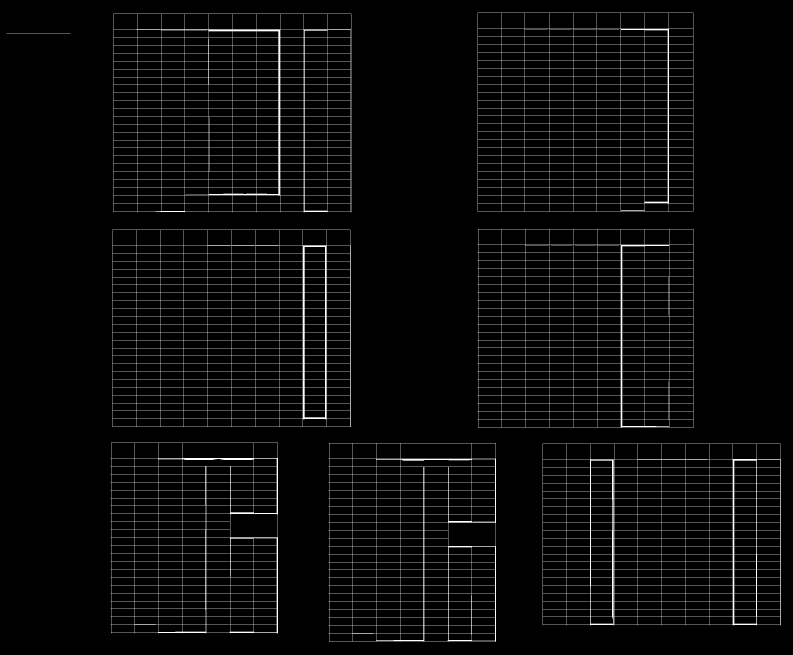
#> input picture 11.jpg, 2379 x 1963 px, given in place of b8c887b9828d46cfa9160edf02c0373c.jpg, which was not available (shown at 1/3 size)
$ python run.py
#> lines starting #> are read from the running program, lines starting #| are printed output that depends on the picture; after the words box and inside, x2 and y2 are one past the last pixel; in counts of white or black regions, pixels touching at a corner belong together; pictures that were not available may be replaced by others from this repository, and a replacement may not be noted
### openCVs/biaoge/er_zhihua.py
import cv2


def er_zhi(img_path):
    image = cv2.imread(img_path, 1)
#> image is the input picture: shape (1963, 2379, 3); min 0, max 255, mean 10

    # 二值化
    gray = cv2.cvtColor(image, cv2.COLOR_BGR2GRAY)
    binary = cv2.adaptiveThreshold(
        ~gray, 255, cv2.ADAPTIVE_THRESH_GAUSSIAN_C, cv2.THRESH_BINARY, 5,-1)
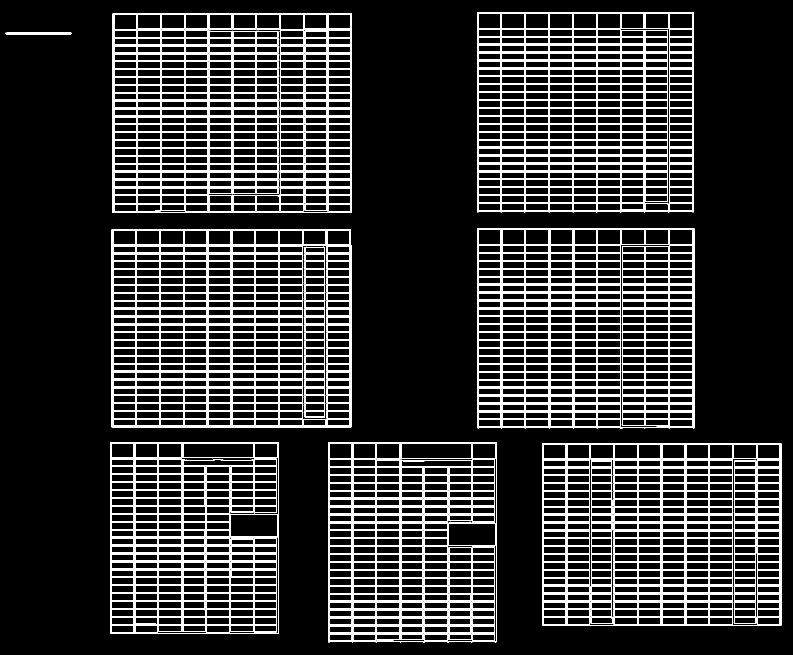
#> binary: shape (1963, 2379) (shown at 1/3 size); 11.9% white in thin lines or dots
    rows, cols = binary.shape
#> rows = 1963; cols = 2379
    scale = 40
    # 识别横线
    kernel = cv2.getStructuringElement(cv2.MORPH_RECT, (cols//scale, 1))
    eroded = cv2.erode(binary, kernel, iterations=1)
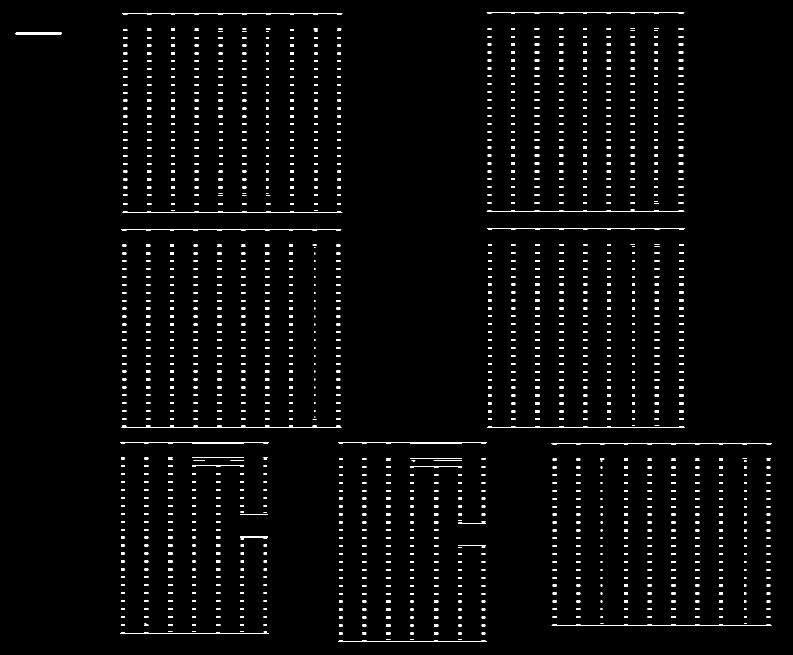
#> eroded: shape (1963, 2379) (shown at 1/3 size); 1.8% white in thin lines or dots
    dilatedcol = cv2.dilate(eroded, kernel, iterations=1)
#> dilatedcol: shape (1963, 2379); 9.1% white in thin lines or dots
    # 识别竖线
    scale = 20
    kernel = cv2.getStructuringElement(cv2.MORPH_RECT, (1, rows//scale))
#> kernel = 98 values from 1 to 1
    eroded1 = cv2.erode(binary, kernel, iterations=1)
#> eroded1: shape (1963, 2379); 0.26% white in thin lines or dots, all inside (x1, y1, x2, y2) = (331, 85, 2344, 1879)
    dilatedrow = cv2.dilate(eroded1, kernel, iterations=1)
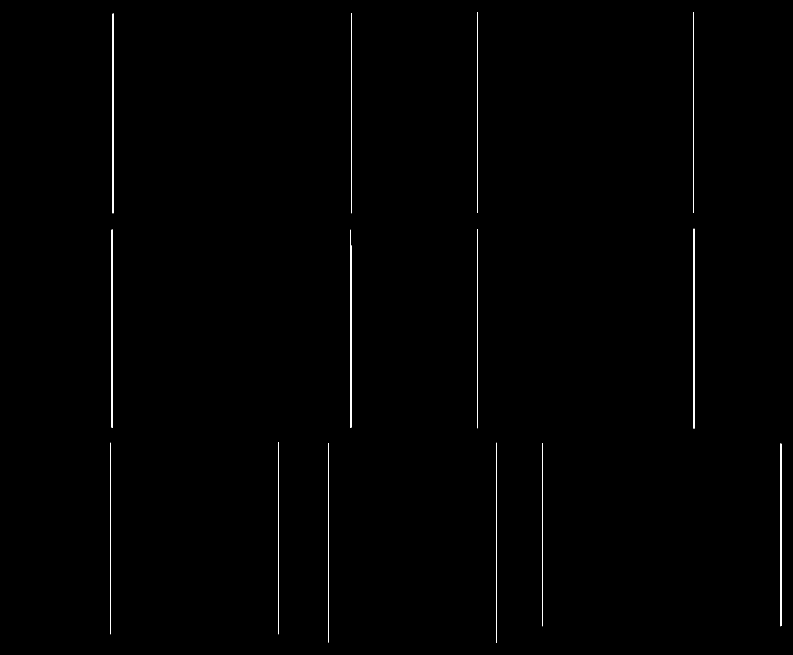
#> dilatedrow: shape (1963, 2379) (shown at 1/3 size); 0.31% white in thin lines or dots, all inside (x1, y1, x2, y2) = (331, 37, 2344, 1928)
    # 标识表格
    merge = cv2.add(dilatedcol, dilatedrow)
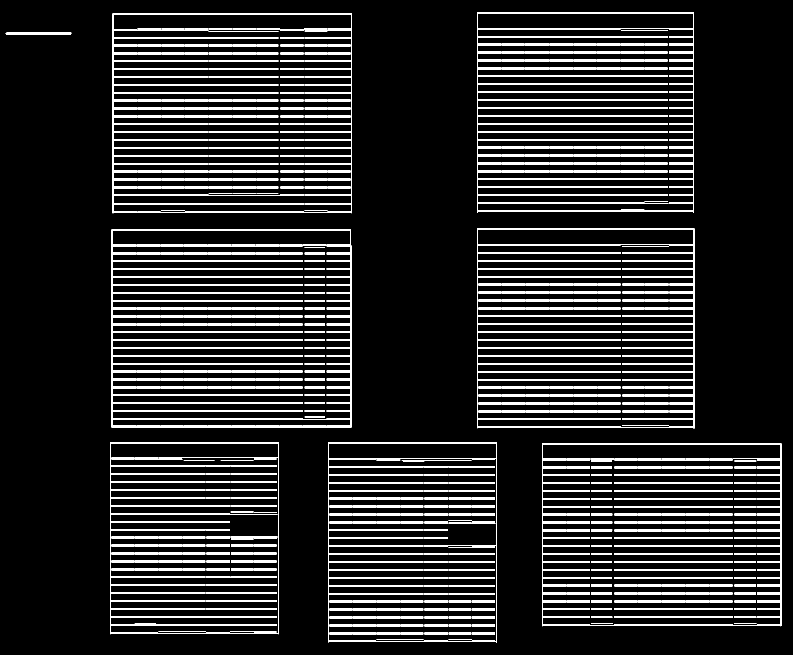
#> merge: shape (1963, 2379) (shown at 1/3 size); 9.4% white in thin lines or dots
    imgs_pwd = R'new_img.jpg'
    # cv2.imshow("add Image",merge)
    # cv2.waitKey(0)
    cv2.imwrite(imgs_pwd, merge) # 将得到的表格图片储存
    return imgs_pwd

### openCVs/biaoge/bg_sb.py
import cv2
import numpy as np

def lk_mg(img_path):
#> called with img_path = 'new_img.jpg'
    print('dasdsda')
    image1 = cv2.imread(img_path, 1)
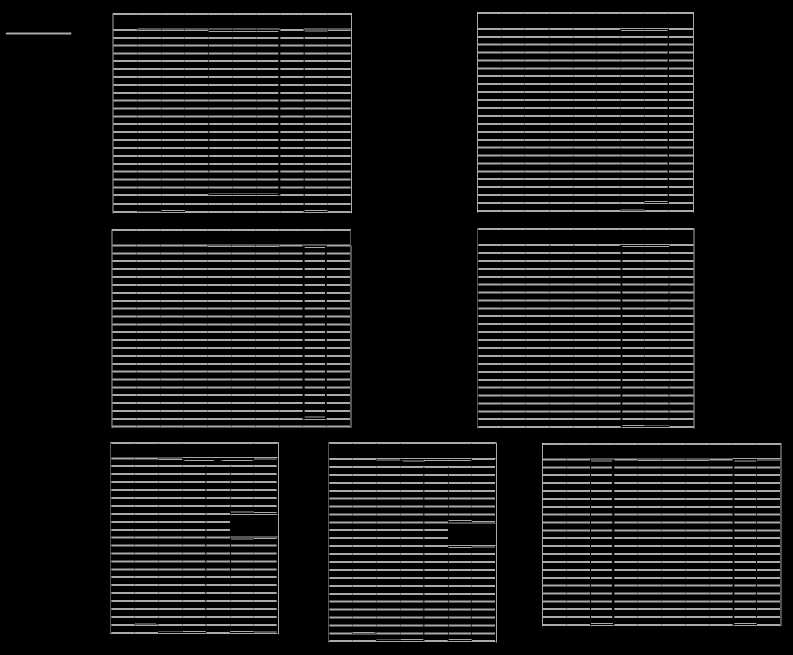
#> image1: shape (1963, 2379, 3) (shown at 1/3 size); min 0, max 255, mean 23.9
    gray = cv2.cvtColor(image1, cv2.COLOR_BGR2GRAY)
    binary = cv2.adaptiveThreshold(~gray, 255, cv2.ADAPTIVE_THRESH_GAUSSIAN_C, cv2.THRESH_BINARY, 11, 2)
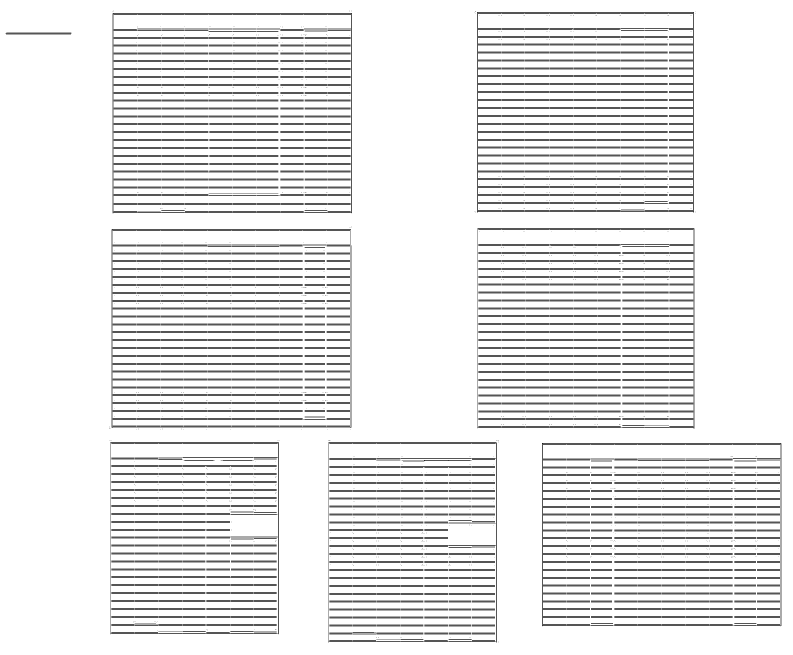
#> binary: shape (1963, 2379) (shown at 1/3 size); 90.6% white; black in thin lines or dots
    ret, binary = cv2.threshold(gray, 100, 255, cv2.THRESH_BINARY)
    #  findContours 获取轮廓
    contours, hierarchy = cv2.findContours(
        binary, cv2.RETR_TREE, cv2.CHAIN_APPROX_SIMPLE)
#> contours = 2903 contours, 7 with area under 20; largest, box (x1, y1, x2, y2) and area: (338, 39, 1056, 640) 428770, (335, 687, 1054, 1284) 426446, (339, 40, 1055, 638) 426153, (336, 688, 1053, 1282) 423883, (1626, 1329, 2344, 1879) 392202
    content = []
    name = 0
    mean_size = np.mean([cv2.contourArea(i)for i in contours]) #获取平均面积
#> mean_size = 1865.9
    for i, contour in enumerate(contours):
        size = cv2.contourArea(contour) #获取面积
        if 1 < size < mean_size: #大于平均面积的方块不获取
            x, y, w, h = cv2.boundingRect(contour)
            cv2.rectangle(image1, (x, y), (x + w, y + h), (146, 43, 33), 1)
            mb = {
            "width": "%s" % w,
            "height": "%s" % h,
            "left": "%s" % x,
            "top": "%s" % y,
            "name": "Rect%s" % name,
            "fill": "rgba(220,20,60,0.4)",
            "type": "rect"
            }
            content.append(mb)
            name += 1
#> this loop made 2903 passes
#> (contour, size, x, y, w) on passes 3 to 10: ([[2271, 1872], [2271, 1873], [2339, 1873], [2339, 1872]], 68, 2271, 1872, 69), ([[2128, 1872], [2128, 1873], [2197, 1873], [2197, 1872]], 69, 2128, 1872, 70), ([[2057, 1872], [2057, 1873], [2126, 1873], [2126, 1872]], 69, 2057, 1872, 70), ([[1985, 1872], [1985, 1873], [2055, 1873], [2055, 1872]], 70, 1985, 1872, 71), ([[1914, 1872], [1914, 1873], [1983, 1873], [1983, 1872]], 69, 1914, 1872, 70), ([[1843, 1872], [1843, 1873], [1912, 1873], [1912, 1872]], 69, 1843, 1872, 70), ([[1700, 1872], [1700, 1873], [1769, 1873], [1769, 1872]], 69, 1700, 1872, 70), ([[1629, 1872], [1629, 1873], [1698, 1873], [1698, 1872]], 69, 1629, 1872, 70)
#> (size, x, y, w) on passes 61 to 66: (69, 1700, 1805, 70), (69, 1629, 1805, 70), (68, 2271, 1802, 69), (64, 2203, 1802, 65), (69, 2128, 1802, 70), (69, 2057, 1802, 70)
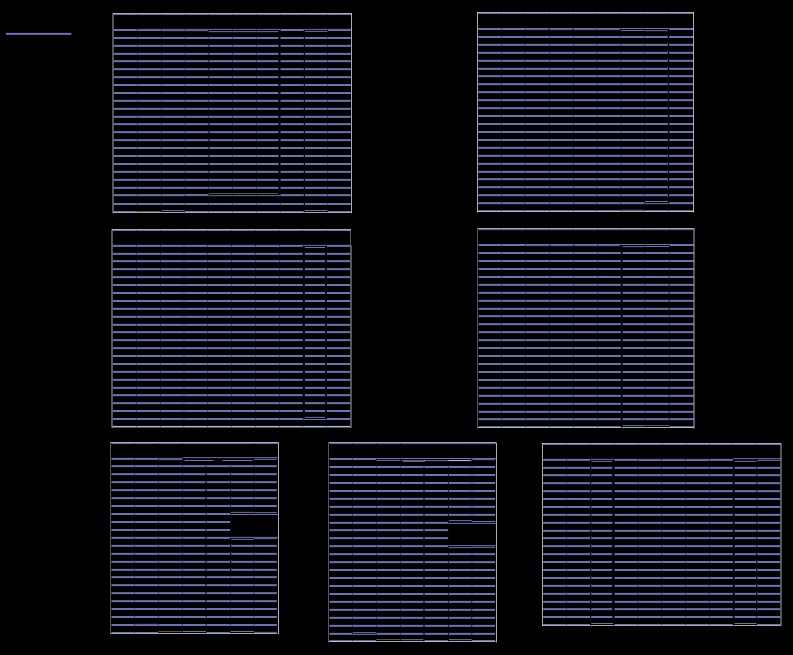
#> image1: shape (1963, 2379, 3) (shown at 1/3 size); mean B, G, R 25.7, 16.6, 15.7
#> after the loop, content = 2882 items; name = 2882
    # print(content)
    return content

### openCVs/biaoge/pst.py
import re,requests


def pdt_wb(urls,content):
    # 推送到服务器
    content = re.sub("'", '"', '%s' % content)  # 将单引号换成双引号
    content = re.sub("\n", '', '%s' % content)  # 去除换行符
    # content = quote('%s' % content, 'utf-8')  # 转码
    payload = {"userId": "6",
            "token": "7adb772a8bf1480bac74670082bd366a",
            "brokeId": "0c5d80359cc5416a9ea953fdebcbfc20",
            "sitePlanId": "dfee14ecac154b5f9e09dec7468399cb",
            "content": content
            }
    headers = {"Content-Type": "application/x-www-form-urlencoded"}
    ret = requests.post(urls, data=payload)


    print(ret.text)

### openCVs/biaoge/run.py
import bg_sb,er_zhihua,pst
imge = R"C:\Users\Administrator\Desktop\b8c887b9828d46cfa9160edf02c0373c.jpg"
# urls = "http://192.168.0.145:9998/broke-manager-service/siteplan/updateSiteContent"
urls = "http://api.singmap.com/broke-manager-service/siteplan/updateSiteContent"
imge = er_zhihua.er_zhi(imge)
cont  = bg_sb.lk_mg(imge)
#> cont = 2882 items
pst.pdt_wb(urls,cont)
#> (the call stopped at in pdt_wb, `ret = requests.post(urls, data=payload)`: requests is not available in this run)
